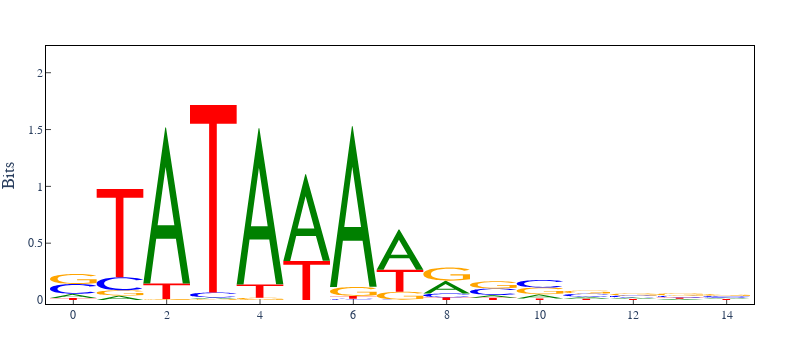

Here is the notebook cell this chart was saved with:
### Code cell
logo = freqarr.logo()
logo.show(height=350, width=800)
